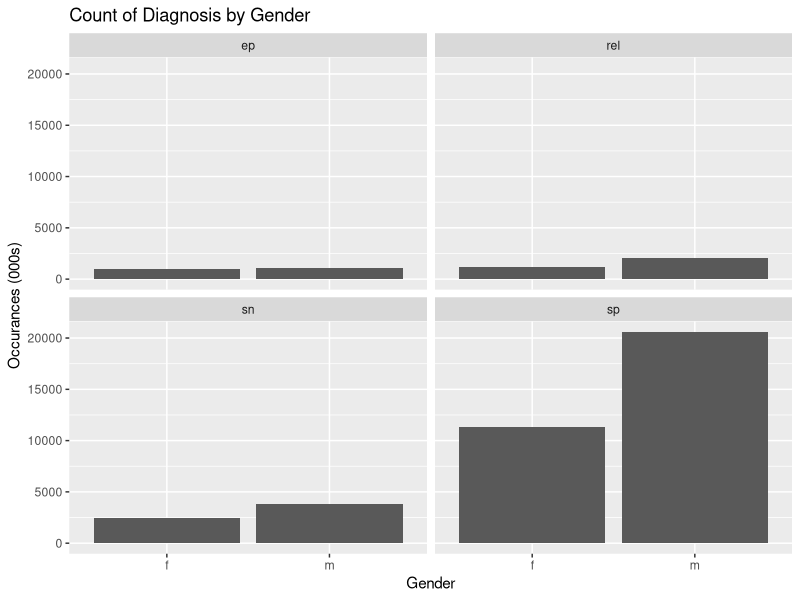
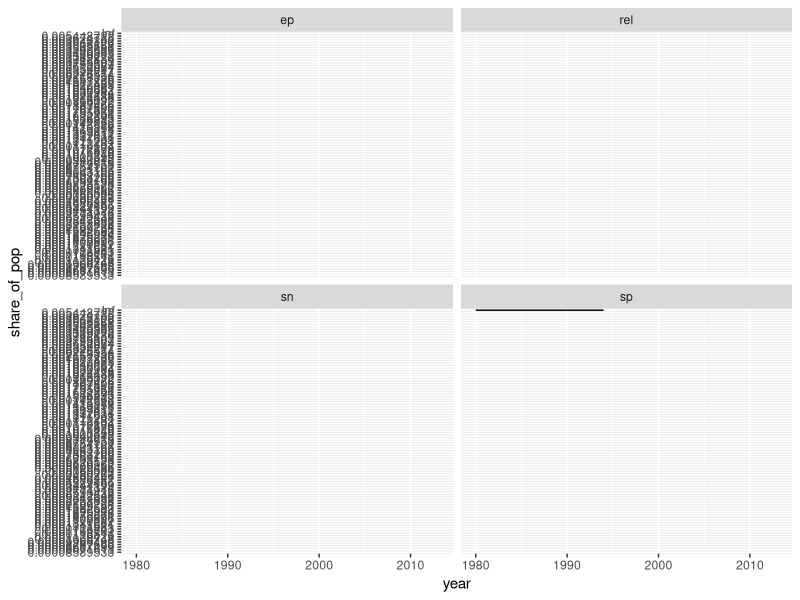

Reproduce these figures in R, in order.
## ---- chunk 1
#Load Data and Packages
library(dplyr)
library(tidyr)
library(ggplot2)
library(stringr)

data("who")
data("population")

## ---- chunk 2
#Prepare Data for Analysis

#Pivot the data to long format
who_longer = who |>
  pivot_longer(
    cols = starts_with("new"),
    names_to = "variables",
    values_to = "count",
    values_drop_na = TRUE
  )



#Update the untidy variable names
who_longer = who_longer |> 
  mutate (
    variables = str_replace(variables,"newrel","new_rel"),
    variables = str_replace(variables,"___","_" )
  )

who_longer = who_longer |> 
  separate(variables,
           sep = "_",
           into=c('misc','diagnosis', 'age_gender'),
           extra = 'merge')

who_longer = who_longer |>
  separate(age_gender,
           into = c('gender', 'age'),
           sep = 1)

#Remove the unneeded misc column
who_longer = who_longer |> 
  select(-misc)

## ---- chunk 3
combined_df = who_longer |> 
  left_join(
    population,
    by = c("country", "year"))

#creating a new dataframe that is easier to type
cdf = combined_df
## ---- chunk 4
cdf = cdf |> 
  mutate (
    age = str_replace(age,"0","00")
  )

cdf = cdf |> 
  separate(
    age,
    into = c('min_age', 'max_age'),
    sep = 2
  )

## ---- chunk 5
cdf = cdf |> 
  mutate(
    max_age = ifelse(max_age == "", Inf, max_age)
  )

## ---- chunk 6
summary_table = cdf |> 
  group_by(diagnosis, gender) |> 
  summarise(
    count = sum(count) / 1000,
    .groups = 'drop'
  ) 


## ---- chunk 7
ggplot(summary_table, aes(x = gender, y = count)) +
  geom_col() +
  facet_wrap(~diagnosis) +
  labs(
    title = "Count of Diagnosis by Gender",
    x = 'Gender',
    y = 'Occurances (000s)'
  )

## ---- chunk 8
  population_stats = cdf |> 
    group_by(year, gender, diagnosis)|> 
    summarise(
      world_pop = sum(population, na.rm = TRUE),
      occurrances = sum(count, na.rm = TRUE),
      share_of_pop = format((occurrances / world_pop) * 100, scientific = FALSE),
      .groups = 'drop'
    ) 

## ---- chunk 9
ggplot(population_stats, aes(year, share_of_pop)) + geom_line() + facet_wrap(~diagnosis)
## ---- chunk 10
# your code here

## ---- chunk 11
# your code here

